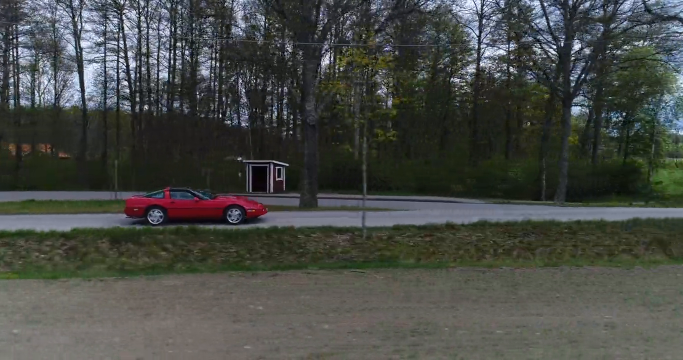
#> input picture frame 21 of Intermediate Python/06 External Modules/OpenComputerVisioin/car.mp4, 1366 x 720 px (shown at 1/2 size)
$ python ObjTrack.py
#> lines starting #> are read from the running program, lines starting #| are printed output that depends on the picture; after the words box and inside, x2 and y2 are one past the last pixel; in counts of white or black regions, pixels touching at a corner belong together
import cv2 as cv
import numpy as np

capture = cv.VideoCapture('car.mp4')

while True:
 ret, frame = capture.read()
#> frame is the input picture: shape (720, 1366, 3); mean B, G, R 68.8, 73.2, 70.6

 # loops the video
 if not ret:
  capture = cv.VideoCapture('car.mp4')
  ret, frame = capture.read()

 # converting to HSV
 hsv_frame = cv.cvtColor(frame, cv.COLOR_BGR2HSV)
#> hsv_frame: shape (720, 1366, 3); mean H, S, V 58.7, 53.8, 77.9


 low_b = np.array([127, 69, 63])
 high_b = np.array([290,359,359])

 # color mask
 color_mask = cv.inRange(hsv_frame, low_b, high_b)
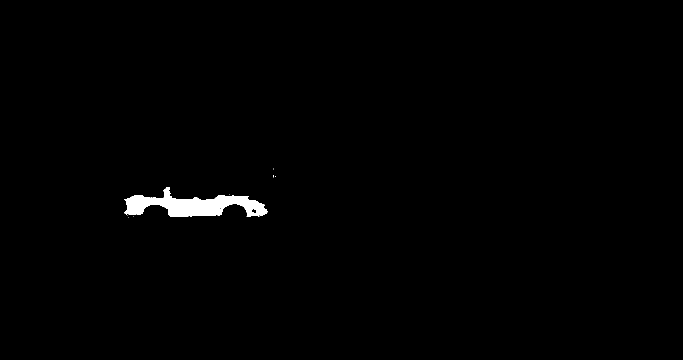
#> color_mask: shape (720, 1366) (shown at 1/2 size); 0.85% white; 11 white regions (10 under 20 px)


 # detect contours
 contours, _ = cv.findContours(color_mask, cv.RETR_TREE, cv.CHAIN_APPROX_SIMPLE)
#> contours = 26 contours, 24 with area under 20; largest, box (x1, y1, x2, y2) and area: (248, 374, 536, 434) 7968, (503, 417, 513, 427) 58

 for contour in contours:
  if cv.contourArea(contour) > 1000:
   x, y, x1, y1 = cv.boundingRect(contour) # media
   cv.rectangle(frame, (x-50,y-50), (x+x1+50,y+y1+50), (0,255,0), 2)
#> this loop made 26 passes
#> (x, y, x1, y1) on pass 7: (248, 374, 288, 60)
#> contour on passes 1 to 6: [[256, 434]], [[492, 433]], [[267, 433]], [[326, 394]], [[306, 394], [311, 394]], [[458, 389]]
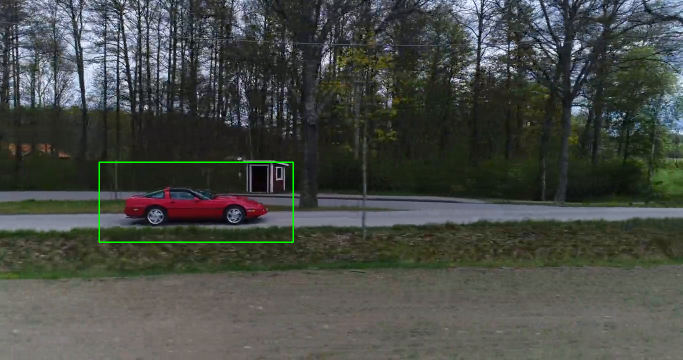
#> frame: shape (720, 1366, 3) (shown at 1/2 size); 0.33% of pixels changed, all inside (x1, y1, x2, y2) = (197, 323, 588, 486)


 cv.imshow('Video', frame)
 cv.imshow('mask', color_mask)


 if cv.waitKey(30) == ord('q'):
#> (key q is pressed here)
  break


# HEADING TOWARDS
# 10X
# ML & AI # Robotics
# DNN
# AlphaZero - GO/Chess/Shogi


# Machine Learning


# WORKING WITH NUMPY
# WORKING WITH OPENCV

$ run again, starting later in the video
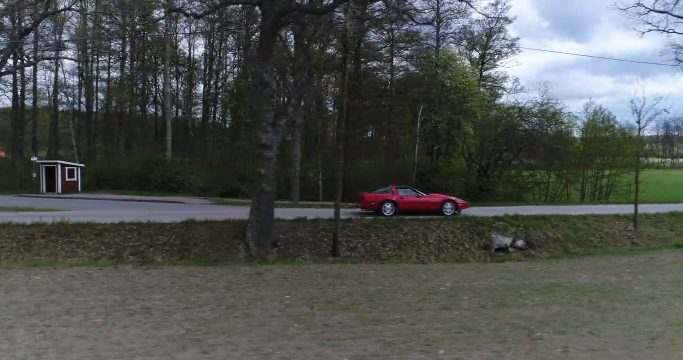
#> input picture frame 97 of Intermediate Python/06 External Modules/OpenComputerVisioin/car.mp4, 1366 x 720 px (shown at 1/2 size)
#> frame is the input picture: shape (720, 1366, 3); mean B, G, R 78.4, 82, 78.5
#> hsv_frame: shape (720, 1366, 3); mean H, S, V 56.3, 50.6, 87.3
#> `color_mask = cv.inRange(hsv_frame, low_b, high_b)`:
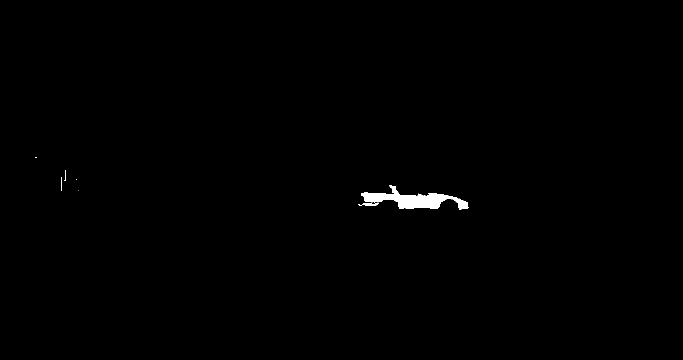
#> color_mask: shape (720, 1366) (shown at 1/2 size); 0.46% white; 11 white regions (7 under 20 px)
#> contours = 22 contours, 20 with area under 20; largest, box (x1, y1, x2, y2) and area: (722, 370, 938, 420) 4000, (724, 405, 758, 412) 120
#> the loop `for contour in contours:` made 22 passes
#> (x, y, x1, y1) on pass 6: (722, 370, 216, 50)
#> after the loop `for contour in contours:`:
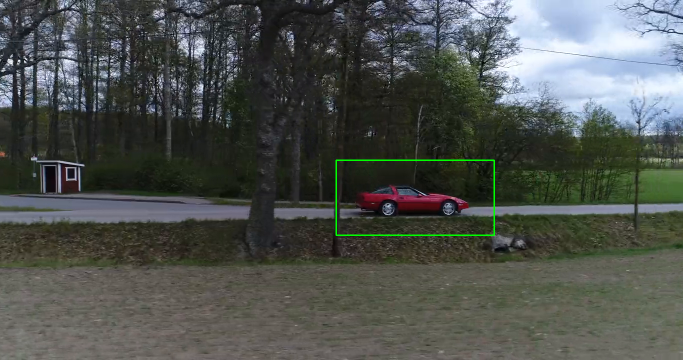
#> frame: shape (720, 1366, 3) (shown at 1/2 size); 0.28% of pixels changed, all inside (x1, y1, x2, y2) = (671, 319, 990, 472)

$ run again, starting later in the video
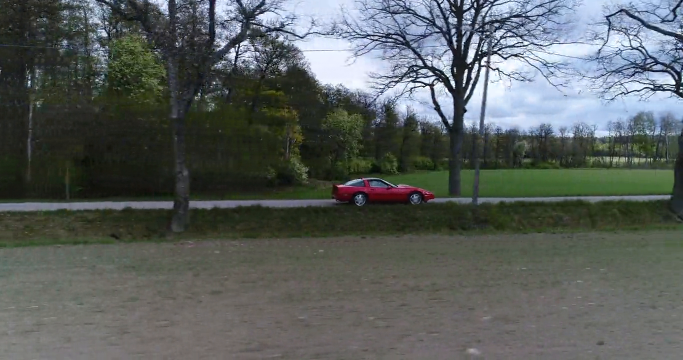
#> input picture frame 172 of Intermediate Python/06 External Modules/OpenComputerVisioin/car.mp4, 1366 x 720 px (shown at 1/2 size)
#> frame is the input picture: shape (720, 1366, 3); mean B, G, R 92.8, 94.5, 88.9
#> hsv_frame: shape (720, 1366, 3); mean H, S, V 61.3, 52.8, 101.4
#> `color_mask = cv.inRange(hsv_frame, low_b, high_b)`:
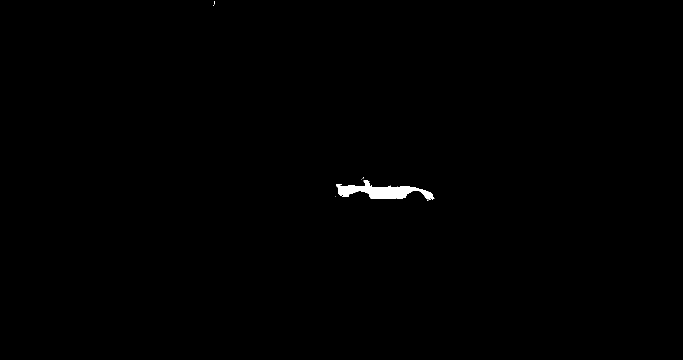
#> color_mask: shape (720, 1366) (shown at 1/2 size); 0.36% white; 11 white regions (10 under 20 px)
#> contours = 18 contours, 17 with area under 20; largest, box (x1, y1, x2, y2) and area: (672, 360, 869, 402) 3228
#> the loop `for contour in contours:` made 18 passes
#> (x, y, x1, y1) on pass 7: (672, 360, 197, 42)
#> after the loop `for contour in contours:`:
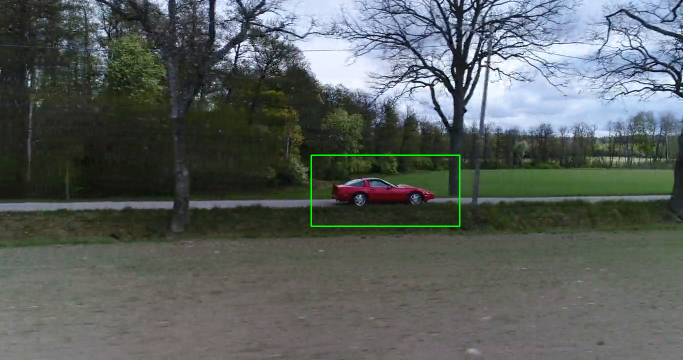
#> frame: shape (720, 1366, 3) (shown at 1/2 size); 0.27% of pixels changed, all inside (x1, y1, x2, y2) = (621, 309, 921, 454)
